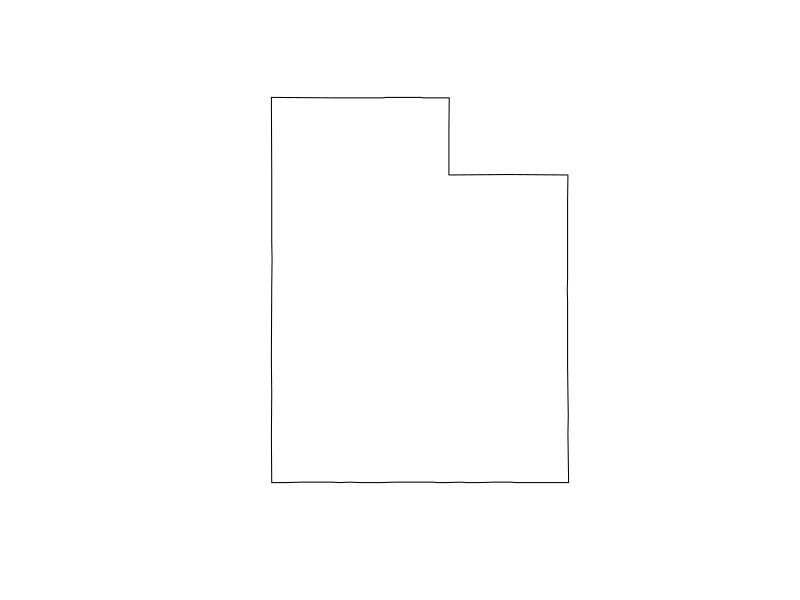

This chart was generated by the following R code:
## ---- chunk 1
library(maps)
library(sf)
library(tidyverse)
## ---- chunk 2
utah <- maps::map("state", plot = F, fill = TRUE) %>%
  # turn into sf obj
  sf::st_as_sf() %>%
  # pull out utah 
  dplyr::filter(ID == "utah")
utah
plot(st_geometry(utah))
